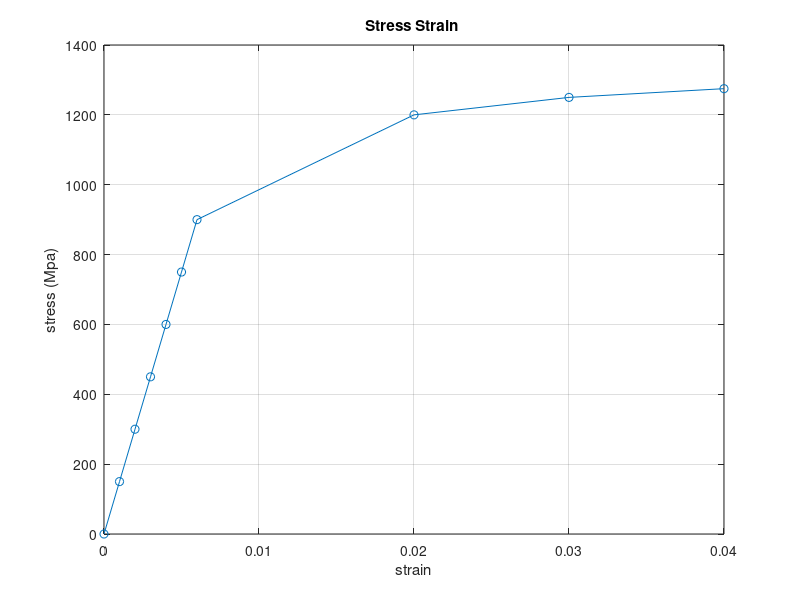

MATLAB code for this plot:
clc
clear all
close all
strain = [0,0.001,0.002,0.003,0.004,0.005,0.006,0.02,0.03,0.04]
stress = [0,150,300,450,600,750,900,1200,1250,1275]
figure(1)
plot(strain, stress, '-o');
xlabel('strain')
ylabel('stress (Mpa)');
title('Stress Strain ');
grid on
